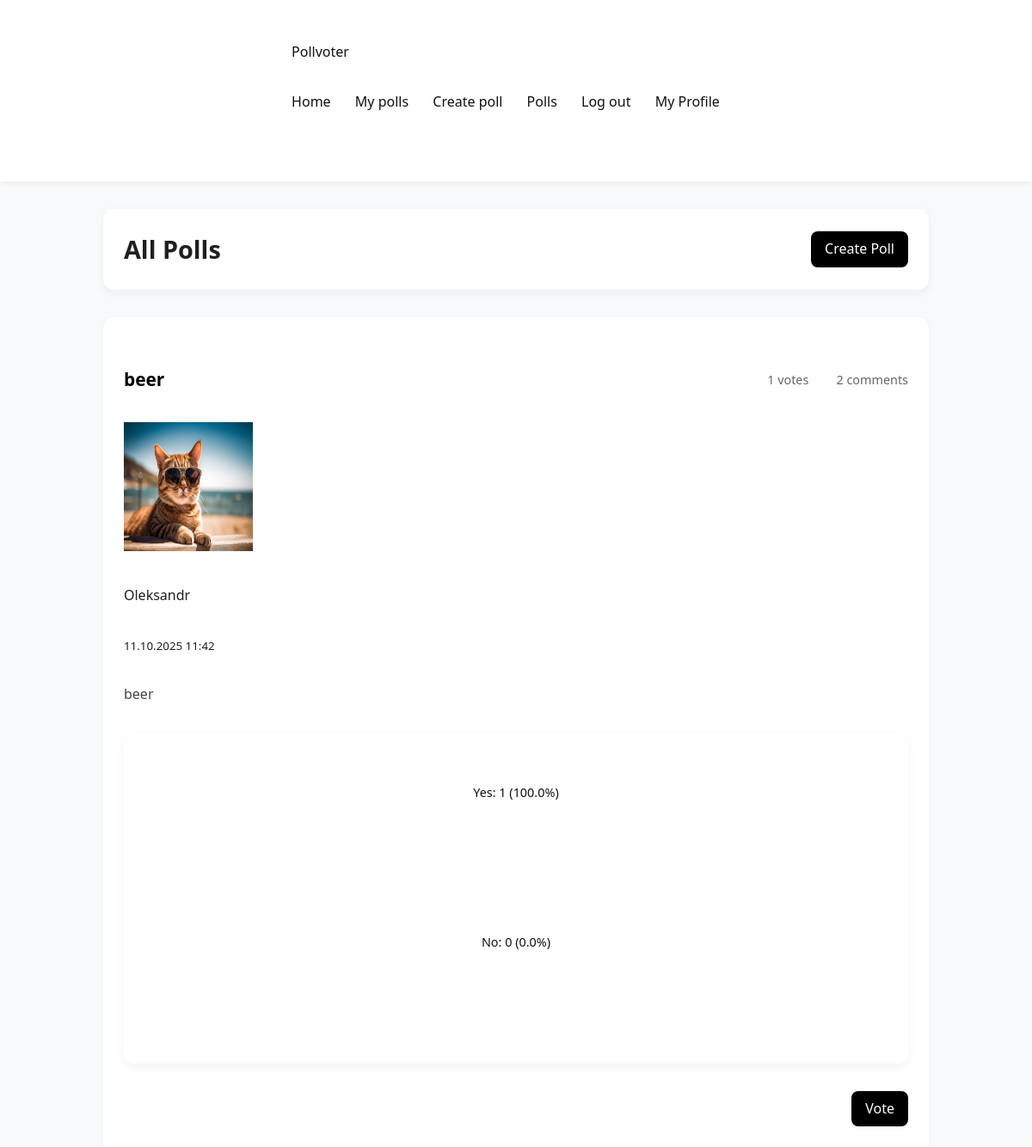
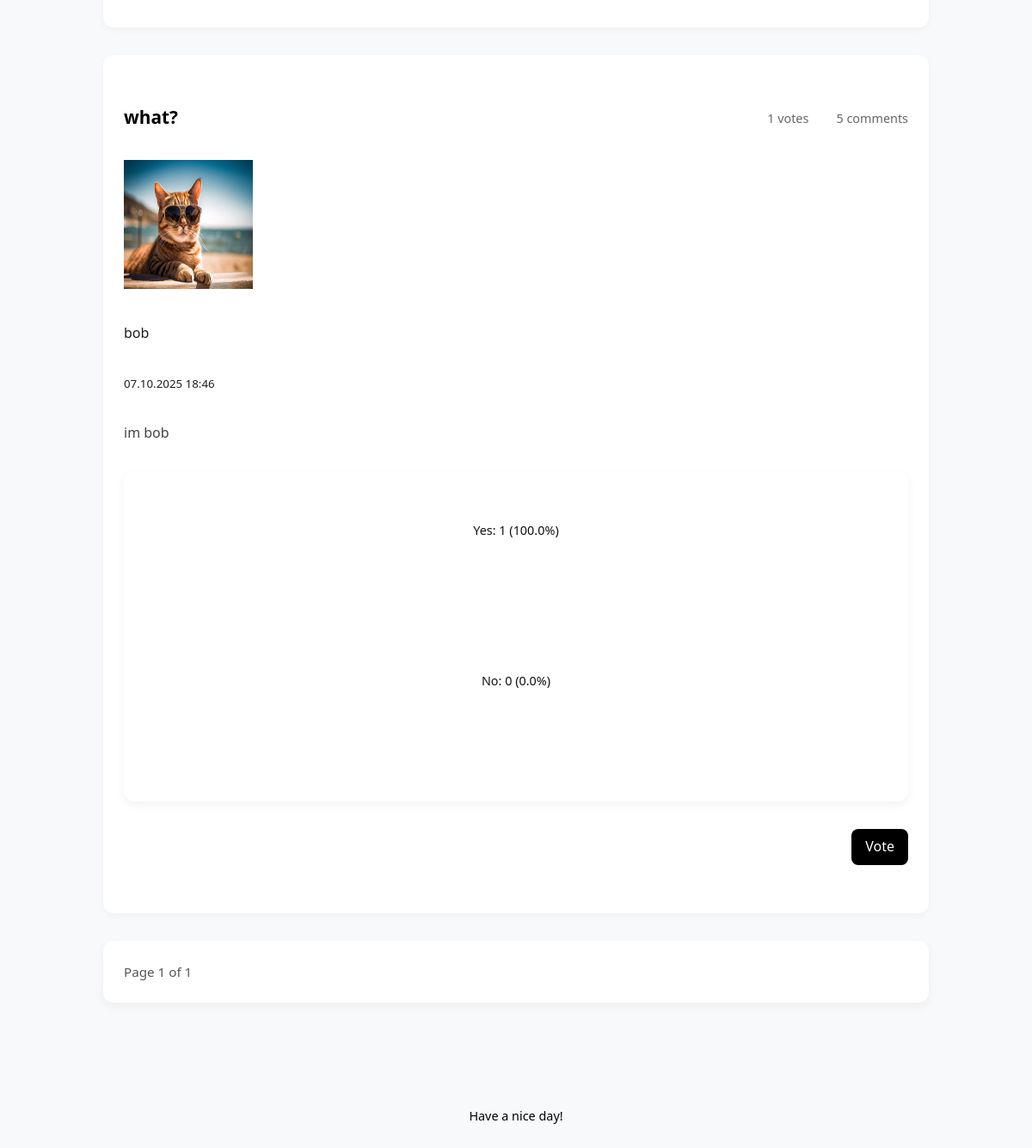
/polls (signed in), run on an earlier commit of the app's database (2 pictures, top to bottom).
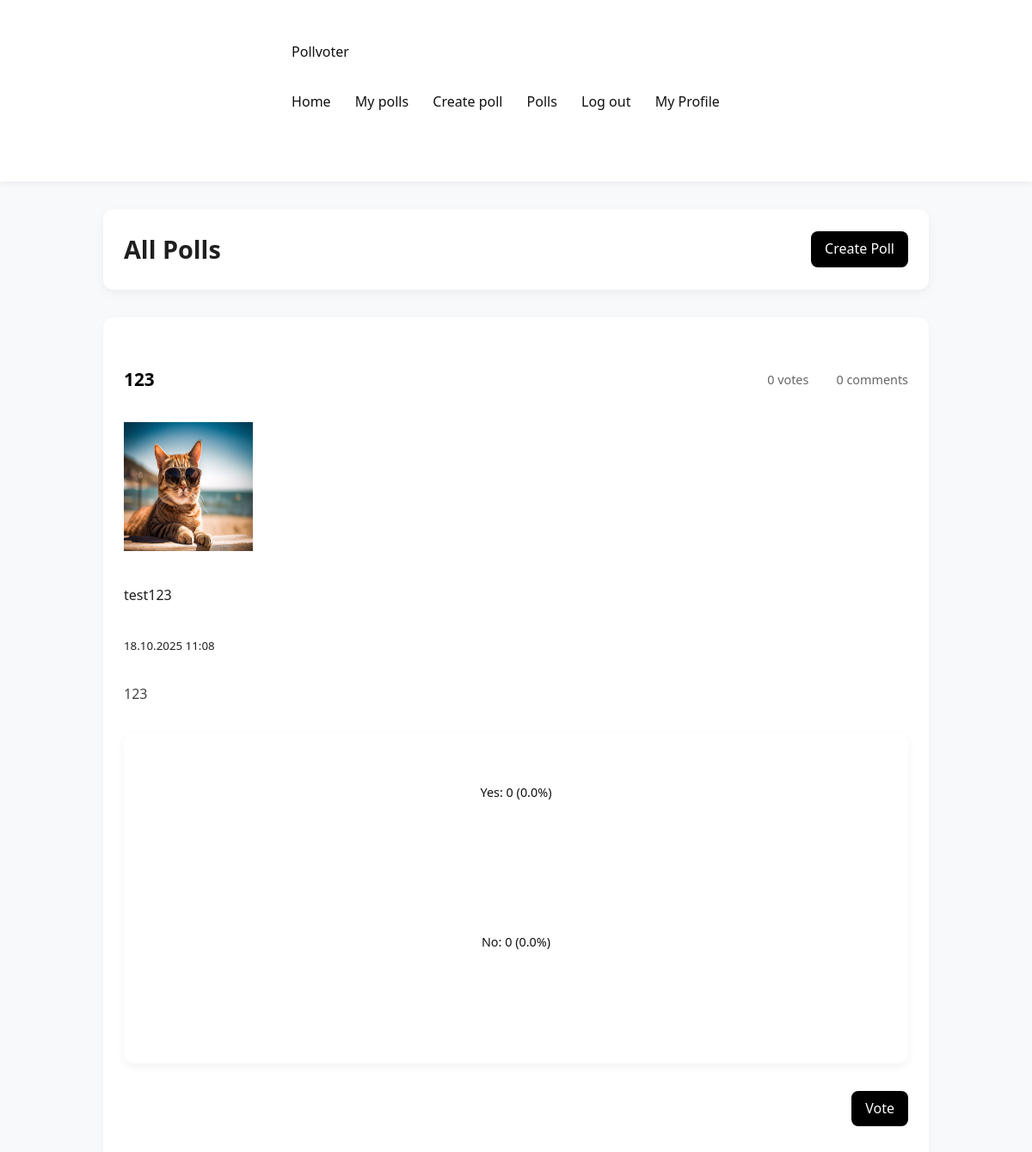
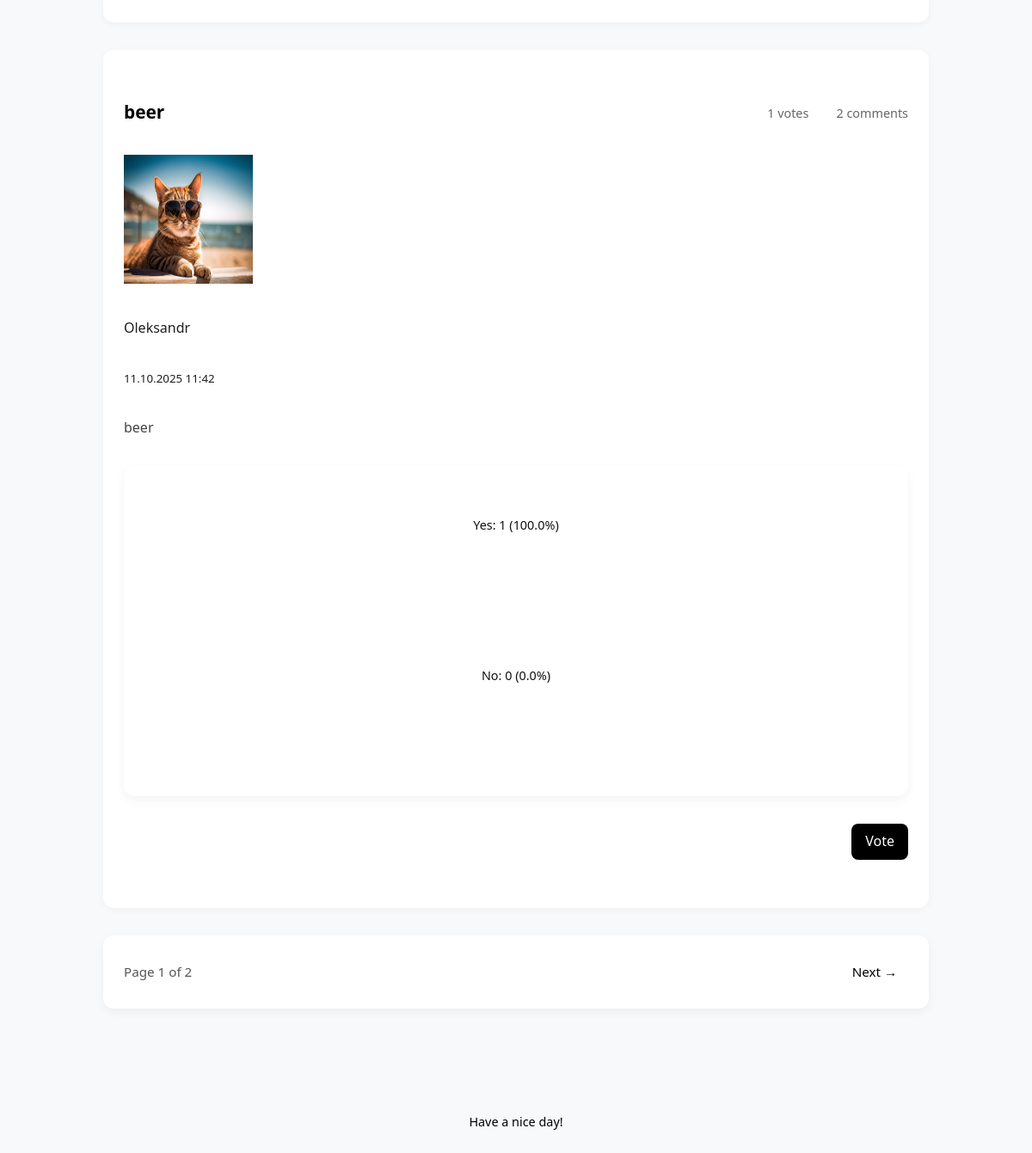
And on a later commit of the database (2 pictures, top to bottom).
### app/models.py (models this page shows, shortened)
class Poll(db.Model):
    __tablename__ = "poll"
    id = Column(Integer, primary_key=True)
    title = Column(Text, nullable=False)
    description = Column(Text)
    created_at = Column(DateTime, default=datetime.now)
    user_id = Column(Integer, ForeignKey("user.id"), nullable=False)
    votes = relationship("Vote", back_populates="poll", lazy=True, cascade="all, delete-orphan")
    comments = relationship("Comment", back_populates="poll", lazy=True, cascade="all, delete-orphan")
    author = relationship("User", back_populates="polls")
    def getvotecount(self):
        return Vote.query.filter_by(poll_id = self.id).count()
    def getyescount(self):
        return Vote.query.filter_by(poll_id = self.id, vote = True).count()
    def getnocount(self):
        return Vote.query.filter_by(poll_id = self.id, vote = False).count()
    def getyespercentage(self):
        total = self.getvotecount()
        if total == 0:
            return 0
        return (self.getyescount()/total)*100
    def getnopercentage(self):
        total = self.getvotecount()
        if total == 0:
            return 0
        return (self.getnocount()/total)*100

class User(UserMixin, db.Model):
    __tablename__ = "user"
    id = Column(Integer, primary_key=True)
    username = Column(Text, unique=True, nullable = False)
    created_at = Column(DateTime, default=datetime.now)
    full_name = Column(Text)
    bio = Column(Text)
    pfp = Column(Text)
    password_hash = Column(Text)
    polls = relationship("Poll", back_populates="author")
    votes = relationship("Vote", back_populates="user")
    comments = relationship("Comment", back_populates="author")
    def getpfp(self):
        if self.pfp:
            return f"/static/uploads/pfp/{self.pfp}"
        else:
            return f"/static/uploads/pfp/default.jpg"

### app/routes.py (the view)
@polls.route("/polls")
@login_required
def listpolls():
    page = request.args.get("page", 1, type=int)
    polls = Poll.query.order_by(Poll.created_at.desc()).paginate(page=page, per_page=2)
    return render_template("polls.html", polls = polls)

### app/__init__.py (called while the page is built)
def create_app():
    app = Flask(__name__)
    app.config['SECRET_KEY'] = 'your_secret_key'
    app.config['SQLALCHEMY_DATABASE_URI'] = 'sqlite:///pollvoter.db'
    app.config['SQLALCHEMY_TRACK_MODIFICATIONS'] = False
    app.config["UPLOAD_FOLDER"] = "static/uploads"
    app.config["PFP_FOLDER"] =  "app/static/uploads/pfp"
    db.init_app(app)
    login_manager.init_app(app)
    migrate.init_app(app, db)
    app.register_blueprint(auth)
    app.register_blueprint(main)
    app.register_blueprint(polls)
    @login_manager.user_loader
    def load_user(userid):
        return User.query.get(int(userid))
    return app

### app/templates/polls.html (shortened to what this page needs)
{% extends "base.html" %}
{% block content %}
<div class="polls-header">
    <h2>All Polls</h2>
    <a href="{{ url_for('polls.create_poll') }}" class="btn btn-primary">Create Poll</a>
</div>
{% if polls.items %}
    {% for poll in polls.items %}
    <div class="poll-card">
        <div class="poll-header">
            <h3><a href="{{ url_for('polls.poll_detail', poll_id=poll.id) }}">{{ poll.title }}</a></h3>
            <span class="poll-stats">
                 {{ poll.getvotecount() }} votes
                 {{ poll.comments|length }} comments
            </span>
        </div>
        <div class="poll-author">
            <div class="user-avatar"><img src="{{ current_user.getpfp() }}" alt="Profile Picture" width="150" height="150"></div>
            <div>
                <div class="author-name">{{ poll.author.full_name if poll.author.full_name else poll.author.username }}</div>
                <small class="poll-date">{{ poll.created_at.strftime('%d.%m.%Y %H:%M') }}</small>
            </div>
        </div>
        {% if poll.description %}
        <p class="poll-description">{{ poll.description }}</p>
        {% endif %}
        <div class="poll-preview">
            <div class="vote-preview">
                <div class="vote-option">
                    <span>Yes: {{ poll.getyescount() }} ({{ "%.1f"|format(poll.getyespercentage()) }}%)</span>
                    <div class="progress-bar">
                    </div>
                </div>
                <div class="vote-option">
                    <span>No: {{ poll.getnocount() }} ({{ "%.1f"|format(poll.getnopercentage()) }}%)</span>
                    <div class="progress-bar">
                    </div>
                </div>
            </div>
        </div>
        <div class="poll-actions">
            <a href="{{ url_for('polls.poll_detail', poll_id=poll.id) }}" class="btn btn-primary">Vote</a>
        </div>
    </div>
    {% endfor %}
    <div class="pagination">
        <span class="page-info">Page {{ polls.page }} of {{ polls.pages }}</span>
        {% if polls.has_next %}
            <a href="{{ url_for('polls.listpolls', page=polls.next_num) }}" class="page-link">Next →</a>
        {% endif %}
    </div>
{% else %}
    <div class="no-polls">
        <p>There are no polls yet. <a href="{{ url_for('polls.create_poll') }}">Create the first one!</a></p>
    </div>
{% endif %}
{% endblock %}

### app/templates/base.html (shortened to what this page needs)
<!DOCTYPE html>
<html lang="en">
<head>
    <link rel="stylesheet" href="{{url_for('static', filename='styles.css')}}">
</head>
<body>
    <nav>
        <div>
            <a href="{{url_for('main.home')}}">Pollvoter</a>
            <div>
                {%if current_user.is_authenticated%}
                <a href="{{url_for('main.home')}}">Home</a>
                <a href="{{url_for('polls.my_polls')}}">My polls</a>
                <a href="{{url_for('polls.create_poll')}}">Create poll</a>
                <a href="{{url_for('polls.listpolls')}}">Polls</a>
                <a href="{{url_for('auth.logout')}}">Log out</a>
                <a href="{{url_for('main.profile')}}">My Profile</a>
                {%else%}
                <a href="{{url_for('auth.login')}}">Login</a>
                <a href="{{url_for('auth.register')}}">Register</a>
                {%endif%}
            </div>
        </div>
    </nav>
    <div>
        {%block content%}{%endblock%}
    </div>
    <footer>
        <div>
            <p>Have a nice day!</p>
        </div>
    </footer>
</body>
</html>

### app/static/styles.css (style rules this page uses)
* { box-sizing: border-box; margin: 0; padding: 0; }
body { font-family: 'Segoe UI', Tahoma, Geneva, Verdana, sans-serif; background-color: #f8f9fb; color: #1f1f1f; line-height: 1.6; }
nav { background-color: #ffffff; box-shadow: 0 2px 8px rgba(0, 0, 0, 0.06); padding: 1rem 2rem; display: flex; justify-content: space-between; align-items: center; }
nav a { color: #111; text-decoration: none; margin-right: 1.5rem; font-weight: 500; transition: color 0.2s ease-in-out; }
div:not(nav):not(footer) { max-width: 960px; margin: 2rem auto; padding: 1.5rem; background-color: #ffffff; box-shadow: 0 4px 12px rgba(0, 0, 0, 0.05); border-radius: 12px; }
.polls-header { display: flex; justify-content: space-between; align-items: center; margin-bottom: 2rem; }
.polls-header h2 { font-size: 1.8rem; font-weight: 600; }
.btn { display: inline-block; padding: 0.5rem 1rem; background-color: #000; color: #fff; border: none; border-radius: 8px; text-decoration: none; font-weight: 500; transition: background-color 0.2s ease-in-out; }
.poll-card { background-color: #fafafa; border-radius: 12px; box-shadow: 0 2px 6px rgba(0, 0, 0, 0.04); padding: 1.5rem; margin-bottom: 1.5rem; transition: transform 0.2s ease-in-out; }
.poll-header { display: flex; justify-content: space-between; align-items: center; margin-bottom: 0.75rem; }
.poll-header h3 a { color: #000; text-decoration: none; font-size: 1.3rem; }
.poll-stats { font-size: 0.9rem; color: #666; display: flex; gap: 1rem; align-items: center; }
.poll-description { margin-bottom: 1rem; color: #444; }
.vote-preview { display: flex; flex-direction: column; gap: 0.8rem; margin-top: 1rem; }
.vote-option span { font-size: 0.9rem; font-weight: 500; color: #111; margin-bottom: 0.25rem; }
.progress-bar { height: 8px; background-color: #e0e0e0; border-radius: 6px; overflow: hidden; }
.poll-actions { margin-top: 1.5rem; display: flex; justify-content: flex-end; }
.pagination { display: flex; justify-content: space-between; align-items: center; margin-top: 2rem; font-size: 0.95rem; }
.page-link { text-decoration: none; color: #000; font-weight: 500; padding: 0.4rem 0.8rem; border-radius: 6px; transition: background-color 0.2s ease-in-out; }
.page-info { color: #555; }
footer { text-align: center; padding: 1.5rem 0; color: #000000; font-size: 0.9rem; }
.poll-card { background-color: #ffffff; border-radius: 12px; box-shadow: 0 2px 8px rgba(0, 0, 0, 0.04); padding: 1.5rem; margin-bottom: 2rem; }
div:not(nav):not(footer):not(.poll-card):not(.vote-preview):not(.polls-header):not(.pagination) { background-color: transparent; box-shadow: none; padding: 0; }
.vote-preview { margin-top: 1rem; margin-bottom: 1rem; }
.poll-actions { margin-top: 1rem; display: flex; justify-content: flex-end; }
footer { margin-top: 4rem; }

What changed in the data, as far as the page shows it:
no longer on this page (row unchanged): Poll: title "what?", getvotecount "1", comments|length "5", getpfp (picture), author "bob", created_at "07.10.2025 18:46", description "im bob", getyescount "1", getyespercentage "100.0", getnocount "0", getnopercentage "0.0"
added Poll: title "123", getvotecount "0", comments|length "0", getpfp (picture), author "test123", created_at "18.10.2025 11:08", description "123", getyescount "0", getyespercentage "0.0", getnocount "0", getnopercentage "0.0"
Also different on the page:
{{ polls.pages }}: "1" → "2"
text now shown: "Next →"
